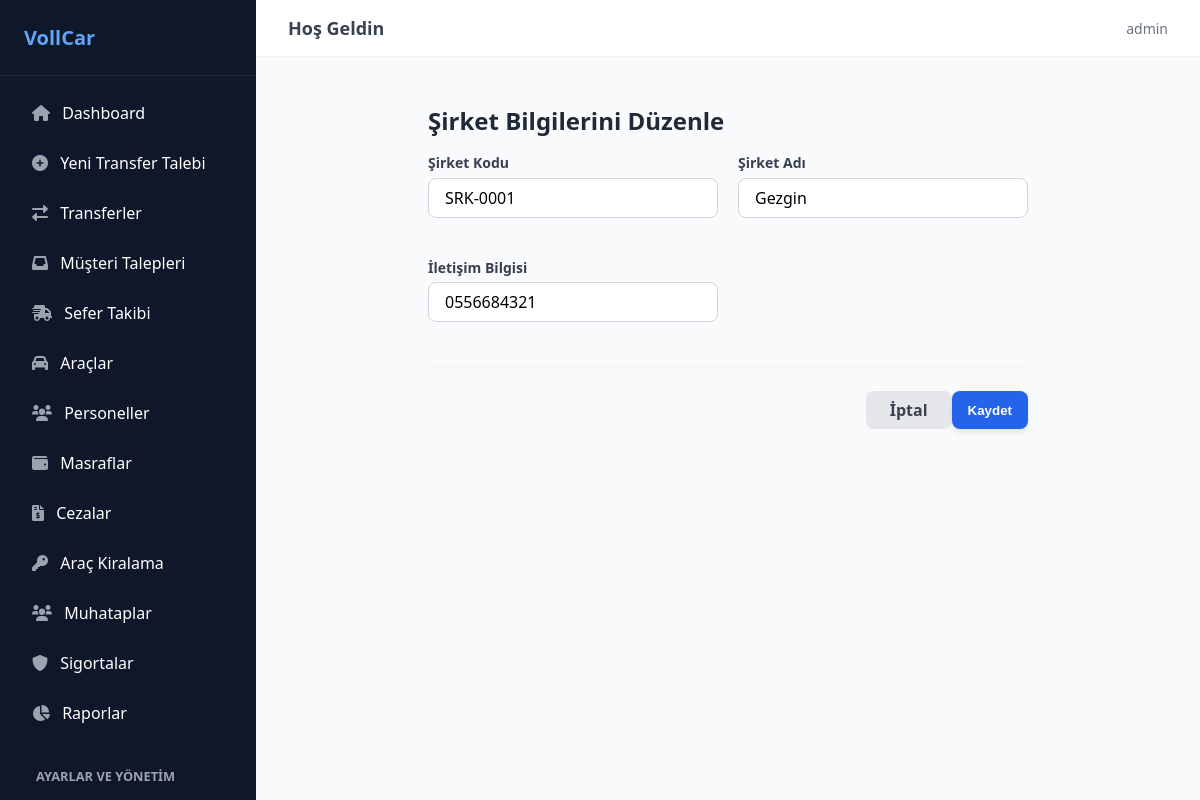
The app's page /firmalar/duzenle/2/ (signed in) with its own data.
### transfer/models.py (models this page shows, shortened)
class Firma(models.Model):
    sirket_kodu = models.CharField(max_length=50, unique=True, null=True, blank=True, verbose_name="Şirket Kodu")
    ad = models.CharField(max_length=200, verbose_name="Şirket Adı")
    iletisim = models.CharField(max_length=100, null=True, blank=True, verbose_name="İletişim Bilgisi")

### transfer/views.py (the view)
# urls.py: path('firmalar/duzenle/<int:id>/', staff_only(views.firma_duzenle), name='firma_duzenle'),
@login_required
def firma_duzenle(request, id):
    firma = get_object_or_404(Firma, id=id)
    if request.method == 'POST':
        form = FirmaForm(request.POST, instance=firma)
        if form.is_valid():
            form.save()
            return redirect('firma_listesi')
    else:
        form = FirmaForm(instance=firma)
    return render(request, 'transfer/firma_ekle.html', {'form': form, 'baslik': 'Şirket Bilgilerini Düzenle', 'firma': firma})

### transfer/forms.py
class FirmaForm(forms.ModelForm):
    class Meta:
        model = Firma
        fields = '__all__'
        widgets = {
            'ad': forms.TextInput(attrs={'class': 'form-input'}),
            'iletisim': forms.TextInput(attrs={'class': 'form-input'}),
        }

### transfer/urls.py (called while the page is built)
def staff_only(view_func):
    return user_passes_test(lambda u: u.is_staff, login_url='transfer_listesi')(view_func)

### transfer/templates/transfer/firma_ekle.html (shortened to what this page needs)
{% extends "transfer/base.html" %}
{% block content %}
<div class="form-container-compact" style="max-width: 600px; margin: 0 auto;">
    <h1 class="form-title">{{ baslik|default:"Şirket Ekle / Düzenle" }}</h1>
    <form method="POST" class="custom-form">
        <div class="grid-2">
            {% for field in form %}
            <div class="form-group">
                <label class="form-label" for="{{ field.id_for_label }}">{{ field.label }}</label>
                {{ field }}
            </div>
            {% endfor %}
        </div>
        <div class="form-actions" style="justify-content: flex-end; margin-top: 1.5rem;">
            <a href="{% url 'firma_listesi' %}" class="btn-gray">İptal</a>
            <button type="submit" class="btn-blue">Kaydet</button>
        </div>
    </form>
</div>
{% endblock %}

### transfer/templates/transfer/base.html (shortened to what this page needs)
{% load static %}
<!DOCTYPE html>
<html lang="tr">
<head>
    <link rel="stylesheet" href="{% static 'transfer/css/style.css' %}">
    <link rel="stylesheet" href="https://cdnjs.cloudflare.com/ajax/libs/font-awesome/6.0.0/css/all.min.css">
</head>
<body>
    <div class="app-container">
        <aside class="sidebar" style="overflow-y: auto; height: 100vh;">
            <div class="sidebar-header">
                VollCar
            </div>
            <nav class="sidebar-nav">
                {% if request.user.is_staff %}
                <a href="{% url 'dashboard' %}" class="nav-link {% if request.resolver_match.url_name == 'dashboard' %}active{% endif %}">
                    <i class="fas fa-home"></i> Dashboard
                </a>
                {% endif %}
                <a href="{% url 'transfer_ekle' %}" class="nav-link {% if request.resolver_match.url_name == 'transfer_ekle' %}active{% endif %}">
                    <i class="fas fa-plus-circle"></i> Yeni Transfer Talebi
                </a>
                <a href="{% url 'transfer_listesi' %}" class="nav-link {% if request.resolver_match.url_name == 'transfer_listesi' %}active{% endif %}">
                    <i class="fas fa-exchange-alt"></i> Transferler
                </a>
                {% if request.user.is_staff %}
                <a href="{% url 'transfer_talep_listesi' %}" class="nav-link {% if request.resolver_match.url_name == 'transfer_talep_listesi' %}active{% endif %}">
                    <i class="fas fa-inbox"></i> Müşteri Talepleri
                </a>
                <a href="{% url 'sefer_listesi' %}" class="nav-link {% if request.resolver_match.url_name == 'sefer_listesi' %}active{% endif %}">
                    <i class="fas fa-shipping-fast"></i> Sefer Takibi
                </a>
                <a href="{% url 'arac_listesi' %}" class="nav-link {% if request.resolver_match.url_name == 'arac_listesi' or request.resolver_match.url_name == 'arac_ekle' %}active{% endif %}">
                    <i class="fas fa-car"></i> Araçlar
                </a>
                <a href="{% url 'personel_listesi' %}" class="nav-link {% if request.resolver_match.url_name == 'personel_listesi' or request.resolver_match.url_name == 'personel_ekle' %}active{% endif %}">
                    <i class="fas fa-users"></i> Personeller
                </a>
                <a href="{% url 'masraf_listesi' %}" class="nav-link {% if 'masraf' in request.resolver_match.url_name %}active{% endif %}">
                    <i class="fas fa-wallet"></i> Masraflar
                </a>
                <a href="{% url 'ceza_listesi' %}" class="nav-link {% if 'ceza' in request.resolver_match.url_name %}active{% endif %}">
                    <i class="fas fa-file-invoice-dollar"></i> Cezalar
                </a>
                <a href="{% url 'kiralama_listesi' %}" class="nav-link {% if 'kiralama' in request.resolver_match.url_name %}active{% endif %}">
                    <i class="fas fa-key"></i> Araç Kiralama
                </a>
                <a href="{% url 'muhatap_listesi' %}" class="nav-link {% if 'muhatap' in request.resolver_match.url_name %}active{% endif %}">
                    <i class="fas fa-users"></i> Muhataplar
                </a>
                <a href="{% url 'sigorta_listesi' %}" class="nav-link {% if 'sigorta' in request.resolver_match.url_name %}active{% endif %}">
                    <i class="fas fa-shield-alt"></i> Sigortalar
                </a>
                <a href="{% url 'raporlar_ana' %}" class="nav-link {% if 'rapor' in request.resolver_match.url_name %}active{% endif %}">
                    <i class="fas fa-chart-pie"></i> Raporlar
                </a>
                <div style="padding: 10px 20px; font-size: 0.8rem; color: #9ca3af; text-transform: uppercase; font-weight: bold; margin-top: 15px;">Ayarlar ve Yönetim</div>
                {% endif %}
            </nav>
        </aside>
        <main class="main-content">
            <header class="top-header">
                <h2 class="header-title">Hoş Geldin</h2>
                <div class="user-actions">
                    <span class="user-info">{{ user.username }}</span>
                </div>
            </header>
            <div class="content-wrapper">
                {% block content %}
                {% endblock %}
            </div>
        </main>
    </div>
</body>
</html>

### transfer/static/transfer/css/style.css (style rules this page uses)
body { background-color: #f3f4f6; font-family: ui-sans-serif, system-ui, -apple-system, BlinkMacSystemFont, "Segoe UI", Roboto, "Helvetica Neue", Arial, sans-serif; -webkit-font-smoothing: antialiased; margin: 0; padding: 0; }
.app-container { display: flex; height: 100vh; overflow: hidden; }
.sidebar { width: 256px; background-color: #0f172a; color: white; flex-shrink: 0; display: flex; flex-direction: column; }
.sidebar-header { padding: 1.5rem; font-size: 1.25rem; font-weight: 700; border-bottom: 1px solid #1e293b; color: #60a5fa; }
.sidebar-nav { flex: 1; padding: 1rem; display: flex; flex-direction: column; gap: 0.5rem; }
.sidebar { scrollbar-width: thin; scrollbar-color: #3b82f6 transparent; }
.nav-link { display: block; padding: 0.625rem 1rem; border-radius: 0.25rem; transition: background-color 0.2s; color: white; text-decoration: none; }
.nav-link i { margin-right: 0.5rem; color: #9ca3af; }
.main-content { flex: 1; overflow-y: auto; background-color: #f9fafb; }
.top-header { background-color: white; box-shadow: 0 1px 2px 0 rgba(0, 0, 0, 0.05); padding: 1rem 2rem; display: flex; justify-content: space-between; align-items: center; }
.header-title { font-size: 1.125rem; font-weight: 600; color: #374151; margin: 0; }
.user-info { font-size: 0.875rem; color: #6b7280; }
.user-actions { display: flex; align-items: center; gap: 1rem; }
.content-wrapper { padding: 2rem; }
.form-group { margin-bottom: 1.25rem; }
.form-label { display: block; font-size: 0.875rem; font-weight: 500; color: #374151; margin-bottom: 0.25rem; }
.form-input, .form-group input:not([type="checkbox"]):not([type="radio"]), .form-group select, .form-group textarea { width: 100%; padding: 0.5rem 1rem; border: 1px solid #d1d5db; border-radius: 0.5rem; outline: none; transition: all 0.2s; box-sizing: border-box; font-family: inherit; font-size: 1rem; background-color: white; }
.form-actions { display: flex; justify-content: flex-end; padding-top: 1.5rem; border-top: 1px solid #f3f4f6; margin-top: 1.5rem; }
.btn-blue { background-color: #2563eb; color: white; padding: 0.5rem 1rem; border-radius: 0.5rem; text-decoration: none; display: inline-flex; align-items: center; font-weight: 600; box-shadow: 0 4px 6px -1px rgba(0, 0, 0, 0.1); transition: background-color 0.2s; border: none; cursor: pointer; }
.btn-gray { background-color: #e5e7eb; color: #374151; padding: 0.5rem 1.5rem; border-radius: 0.5rem; text-decoration: none; display: inline-flex; align-items: center; justify-content: center; font-weight: 600; transition: background-color 0.2s; }
.form-title { font-size: 1.5rem; font-weight: bold; color: #1f2937; }
.form-group label { display: block; font-size: 0.875rem; font-weight: 600; color: #374151; margin-bottom: 0.35rem; }
.form-group input, .form-group select { width: 100%; padding: 0.6rem; border: 1px solid #d1d5db; border-radius: 0.375rem; font-size: 0.875rem; outline: none; transition: border-color 0.2s; }
.grid-2 { display: grid; grid-template-columns: 1fr; gap: 1.25rem; }
@media (min-width: 768px) { .grid-2 { grid-template-columns: 1fr 1fr; } }

### records on screen
Firma: form "SRK-0001" "Gezgin" "0556684321"

### other values on screen
{{ user.username }} "admin"
{{ baslik|default:"Şirket Ekle / Düzenle" }} "Şirket Bilgilerini Düzenle"
{{ field.label }} "Şirket Kodu" "Şirket Adı" "İletişim Bilgisi"
